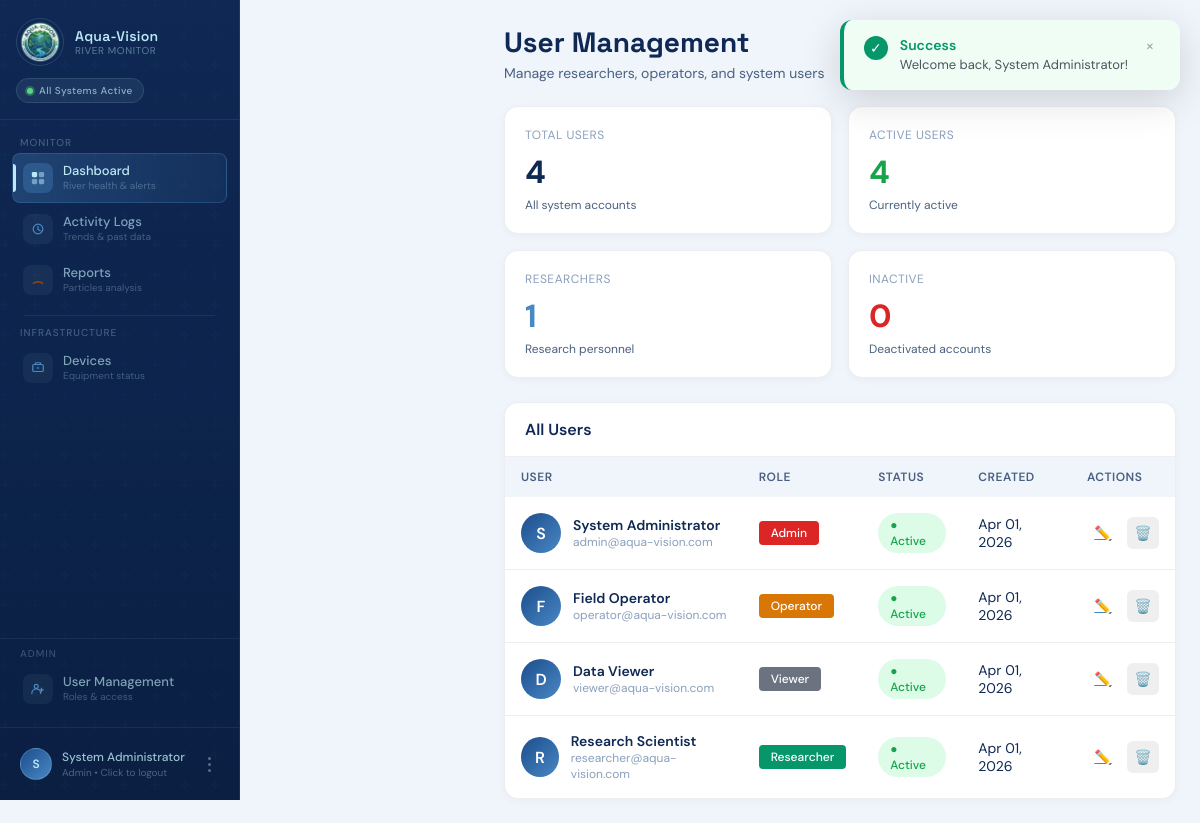
The page /apps/admin/users.php (signed in) on the database its author committed.
### tables this page shows
CREATE TABLE IF NOT EXISTS users (
    user_id INT AUTO_INCREMENT PRIMARY KEY,
    username VARCHAR(50) UNIQUE NOT NULL,
    email VARCHAR(100) UNIQUE NOT NULL,
    password_hash VARCHAR(255) NOT NULL,
    full_name VARCHAR(100) NOT NULL,
    role ENUM('admin', 'operator', 'viewer', 'researcher') DEFAULT 'viewer',
    is_active BOOLEAN DEFAULT TRUE,
    created_at TIMESTAMP DEFAULT CURRENT_TIMESTAMP,
    updated_at TIMESTAMP DEFAULT CURRENT_TIMESTAMP ON UPDATE CURRENT_TIMESTAMP
);

### apps/admin/users.php (the view, shortened to what this page needs)
<?php
require_once __DIR__ . '/../../database/config.php';
$action = $_GET['action'] ?? 'list';
$users = getAllUsers($conn);
function getAllUsers($conn) {
    $sql = "SELECT user_id, username, email, full_name, role, is_active, created_at, updated_at
            FROM users
            ORDER BY created_at DESC";
    $result = $conn->query($sql);
    return $result ? $result->fetch_all(MYSQLI_ASSOC) : [];
}
function getRoleBadgeColor($role) {
    switch ($role) {
        case 'admin':
            return '#dc2626';
        case 'operator':
            return '#d97706';
        case 'researcher':
            return '#059669';
        case 'viewer':
            return '#6b7280';
    }
}
$totalUsers = count($users);
$activeUsers = count(array_filter($users, fn($u) => $u['is_active']));
$inactiveUsers = $totalUsers - $activeUsers;
$researcherCount = count(array_filter($users, fn($u) => $u['role'] === 'researcher'));
?>
<!DOCTYPE html>
<html lang="en">
<head>
</head>
<body>
    <?php include __DIR__ . '/../../assets/navigation.php'; ?>
    <?php include __DIR__ . '/../../assets/toast.php'; ?>
    <div class="main-content">
        <div class="page-header">
            <div>
                <h1 class="page-title">User Management</h1>
                <p class="page-subtitle">Manage researchers, operators, and system users</p>
            </div>
            <?php if ($action === 'list'): ?>
                <a href="?action=add" class="btn btn-primary">
                    <span>+</span> Add New User
                </a>
            <?php endif; ?>
        </div>
        <?php if ($action === 'list'): ?>
            <div class="stats-grid">
                <div class="stat-card">
                    <div class="stat-label">Total Users</div>
                    <div class="stat-value"><?= $totalUsers ?></div>
                    <div class="stat-change">All system accounts</div>
                </div>
                <div class="stat-card">
                    <div class="stat-label">Active Users</div>
                    <div class="stat-value" style="color: var(--good);"><?= $activeUsers ?></div>
                    <div class="stat-change">Currently active</div>
                </div>
                <div class="stat-card">
                    <div class="stat-label">Researchers</div>
                    <div class="stat-value" style="color: var(--c3);"><?= $researcherCount ?></div>
                    <div class="stat-change">Research personnel</div>
                </div>
                <div class="stat-card">
                    <div class="stat-label">Inactive</div>
                    <div class="stat-value" style="color: var(--crit);"><?= $inactiveUsers ?></div>
                    <div class="stat-change">Deactivated accounts</div>
                </div>
            </div>
            <div class="card">
                <div class="card-header">
                    <h2 class="card-title">All Users</h2>
                </div>
                <?php if (empty($users)): ?>
                    <div class="empty-state">
                        <div class="empty-state-icon">👥</div>
                        <div class="empty-state-title">No users found</div>
                        <div class="empty-state-text">Get started by adding your first user.</div>
                    </div>
                <?php else: ?>
                    <table class="data-table">
                        <thead>
                            <tr>
                                <th>User</th>
                                <th>Role</th>
                                <th>Status</th>
                                <th>Created</th>
                                <th>Actions</th>
                            </tr>
                        </thead>
                        <tbody>
                            <?php foreach ($users as $u): ?>
                                <tr>
                                    <td>
                                        <div class="user-info">
                                            <div class="user-avatar">
                                                <?= strtoupper(substr($u['full_name'], 0, 1)) ?>
                                            </div>
                                            <div class="user-details">
                                                <span class="user-name"><?= htmlspecialchars($u['full_name']) ?></span>
                                                <span class="user-email"><?= htmlspecialchars($u['email']) ?></span>
                                            </div>
                                        </div>
                                    </td>
                                    <td>
                                        <span class="role-badge" style="background: <?= getRoleBadgeColor($u['role']) ?>">
                                            <?= ucfirst($u['role']) ?>
                                        </span>
                                    </td>
                                    <td>
                                        <?php if ($u['is_active']): ?>
                                            <span class="badge badge-success">● Active</span>
                                        <?php else: ?>
                                            <span class="badge badge-danger">● Inactive</span>
                                        <?php endif; ?>
                                    </td>
                                    <td><?= date('M d, Y', strtotime($u['created_at'])) ?></td>
                                    <td>
                                        <div class="actions">
                                            <a href="?action=edit&id=<?= $u['user_id'] ?>" class="icon-btn edit" title="Edit">✏️</a>
                                            <form method="POST" style="display: inline;" onsubmit="return confirm('Are you sure you want to delete this user?');">
                                                <button type="submit" class="icon-btn delete" title="Delete">🗑️</button>
                                            </form>
                                        </div>
                                    </td>
                                </tr>
                            <?php endforeach; ?>
                        </tbody>
                    </table>
                <?php endif; ?>
            </div>
        <?php endif; ?>
    </div>
</body>
</html>

### assets/navigation.php (shortened to what this page needs)
<?php
$currentPage = $currentPage ?? 'overview';
$logoSrc = '/Aqua-Vision/assets/logo.png';
?>
<nav class="av-sidebar" id="av-sidebar" aria-label="Main navigation">
  <div class="av-logo-area">
    <div class="av-logo-row">
      <div class="av-logo-icon">
        <img src="<?= htmlspecialchars($logoSrc, ENT_QUOTES) ?>"
             alt="Aqua-Vision logo"
             onerror="this.style.display='none'">
      </div>
      <div class="av-logo-text">
        <span class="av-logo-title">Aqua-Vision</span>
        <span class="av-logo-sub">River Monitor</span>
      </div>
    </div>
    <div class="av-status-pill" role="status" aria-live="polite">
      <div class="av-status-dot"></div>
      <span class="av-status-label">All Systems Active</span>
    </div>
  </div>
  <div class="av-nav-section">
    <div class="av-section-label" aria-hidden="true">Monitor</div>
    <a href="/Aqua-Vision/apps/admin/dashboard.php"
       class="av-nav-item <?= $currentPage === 'overview' ? 'active' : '' ?>"
       aria-current="<?= $currentPage === 'overview' ? 'page' : 'false' ?>">
      <div class="av-nav-icon" aria-hidden="true">
      </div>
      <div class="av-nav-label-wrap">
        <div class="av-nav-label">Dashboard</div>
        <div class="av-nav-sublabel">River health &amp; alerts</div>
      </div>
    </a>
    <a href="/Aqua-Vision/apps/admin/activitylog.php"
       class="av-nav-item <?= $currentPage === 'history' ? 'active' : '' ?>"
       aria-current="<?= $currentPage === 'history' ? 'page' : 'false' ?>">
      <div class="av-nav-icon" aria-hidden="true">
        <svg viewBox="0 0 16 16" fill="none">
          <circle cx="8" cy="8" r="5.5" stroke="#4988C4" stroke-width="1.4"/>
          <path d="M8 5v3.5l2.5 1.5" stroke="#4988C4" stroke-width="1.4" stroke-linecap="round"/>
        </svg>
      </div>
      <div class="av-nav-label-wrap">
        <div class="av-nav-label">Activity Logs</div>
        <div class="av-nav-sublabel">Trends &amp; past data</div>
      </div>
    </a>
    <a href="/Aqua-Vision/apps/admin/reports.php"
       class="av-nav-item <?= $currentPage === 'reports' ? 'active' : '' ?>"
       aria-current="<?= $currentPage === 'reports' ? 'page' : 'false' ?>">
      <div class="av-nav-icon" aria-hidden="true">
        <svg viewBox="0 0 16 16" fill="none">
          <path d="M2 12 Q8 8, 14 12" stroke="#8B4513" stroke-width="1.5" fill="none"/>
          <circle cx="4" cy="11" r="1" fill="#8B4513"/>
          <circle cx="8" cy="10" r="1" fill="#8B4513"/>
          <circle cx="12" cy="11" r="1" fill="#8B4513"/>
        </svg>
      </div>
      <div class="av-nav-label-wrap">
        <div class="av-nav-label">Reports</div>
        <div class="av-nav-sublabel">Particles analysis</div>
      </div>
    </a>
    <div class="av-nav-divider" role="separator"></div>
    <div class="av-section-label" aria-hidden="true">Infrastructure</div>
    <a href="/Aqua-Vision/apps/admin/devices.php"
       class="av-nav-item <?= $currentPage === 'devices' ? 'active' : '' ?>"
       aria-current="<?= $currentPage === 'devices' ? 'page' : 'false' ?>">
      <div class="av-nav-icon" aria-hidden="true">
        <svg viewBox="0 0 16 16" fill="none">
          <rect x="2" y="4" width="12" height="8" rx="1.5" stroke="#4988C4" stroke-width="1.4"/>
          <path d="M5 4V3a1 1 0 011-1h4a1 1 0 011 1v1" stroke="#4988C4" stroke-width="1.4"/>
          <circle cx="8" cy="8" r="1.5" fill="#4988C4" opacity="0.6"/>
        </svg>
      </div>
      <div class="av-nav-label-wrap">
        <div class="av-nav-label">Devices</div>
        <div class="av-nav-sublabel">Equipment status</div>
      </div>
    </a>
  </div>
  <div class="av-admin-section">
    <div class="av-admin-label" aria-hidden="true">Admin</div>
    <a href="/Aqua-Vision/apps/admin/users.php"
       class="av-nav-item <?= $currentPage === 'users' ? 'active' : '' ?>"
       aria-current="<?= $currentPage === 'users' ? 'page' : 'false' ?>">
      <div class="av-nav-icon" aria-hidden="true">
        <svg viewBox="0 0 16 16" fill="none">
          <circle cx="6" cy="5" r="2.2" stroke="#4988C4" stroke-width="1.4"/>
          <path d="M1 13c0-2.76 2.24-5 5-5s5 2.24 5 5" stroke="#4988C4" stroke-width="1.4" stroke-linecap="round"/>
          <path d="M12 7v4M10 9h4" stroke="#4988C4" stroke-width="1.4" stroke-linecap="round"/>
        </svg>
      </div>
      <div class="av-nav-label-wrap">
        <div class="av-nav-label">User Management</div>
        <div class="av-nav-sublabel">Roles &amp; access</div>
      </div>
    </a>
  </div>
  <div class="av-user-footer">
    <div class="av-user-card" role="button" tabindex="0" aria-label="Logout" onclick="showLogoutModal()">
      <div class="av-avatar" aria-hidden="true"><?= strtoupper(substr($_SESSION['user_name'] ?? 'U', 0, 1)) ?></div>
      <div class="av-user-info">
        <div class="av-user-name"><?= htmlspecialchars($_SESSION['user_name'] ?? 'User') ?></div>
        <div class="av-user-role"><?= ucfirst($_SESSION['user_role'] ?? 'User') ?> • Click to logout</div>
      </div>
      <div class="av-user-menu-btn" aria-hidden="true">
        <div class="av-dot"></div>
        <div class="av-dot"></div>
        <div class="av-dot"></div>
      </div>
    </div>
  </div>
</nav>
<?php include __DIR__ . '/toast.php'; ?>

### assets/toast.php (shortened to what this page needs)
<div id="toastContainer" class="toast-container"></div>

### apps/admin/users.php (style rules this page uses)
*, *::before, *::after { box-sizing: border-box; margin: 0; padding: 0; }
:root { --c1: #0F2854; --c2: #1C4D8D; --c3: #4988C4; --c4: #BDE8F5; --bg: #f0f5fb; --surface: #fff; --border: rgba(15,40,84,.08); --text: #0F2854; --text2: #4a6080; --text3: #8aa0bc; --good: #16a34a; --good-bg: #dcfce7; --warn: #d97706; --warn-bg: #fef3c7; --crit: #dc2626; --crit-bg: #fee2e2; --radius: 14px; --radius-sm: 8px; --sidebar-w: 240px; }
body { font-family: 'DM Sans', sans-serif; background: var(--bg); min-height: 100vh; }
.main-content { margin-left: var(--sidebar-w); padding: 24px; }
.page-header { display: flex; justify-content: space-between; align-items: center; margin-bottom: 24px; }
.page-title { font-family: 'Space Grotesk', sans-serif; font-size: 28px; font-weight: 700; color: var(--c1); }
.page-subtitle { font-size: 14px; color: var(--text2); margin-top: 4px; }
.stats-grid { display: grid; grid-template-columns: repeat(4, 1fr); gap: 16px; margin-bottom: 24px; }
.stat-card { background: var(--surface); border-radius: var(--radius); padding: 20px; border: 1px solid var(--border); box-shadow: 0 2px 8px rgba(15,40,84,0.04); }
.stat-label { font-size: 12px; color: var(--text3); text-transform: uppercase; letter-spacing: 0.5px; }
.stat-value { font-size: 32px; font-weight: 700; color: var(--c1); margin-top: 8px; }
.stat-change { font-size: 12px; color: var(--text2); margin-top: 4px; }
.card { background: var(--surface); border-radius: var(--radius); border: 1px solid var(--border); overflow: hidden; box-shadow: 0 2px 8px rgba(15,40,84,0.04); }
.card-header { padding: 16px 20px; border-bottom: 1px solid var(--border); display: flex; justify-content: space-between; align-items: center; }
.card-title { font-size: 16px; font-weight: 600; color: var(--c1); }
.data-table { width: 100%; border-collapse: collapse; }
.data-table th { background: var(--bg); padding: 12px 16px; text-align: left; font-size: 12px; font-weight: 600; color: var(--text2); text-transform: uppercase; letter-spacing: 0.5px; }
.data-table td { padding: 16px; border-bottom: 1px solid var(--border); font-size: 14px; color: var(--text); }
.data-table tr:last-child td { border-bottom: none; }
.badge { display: inline-flex; align-items: center; gap: 6px; padding: 4px 12px; border-radius: 20px; font-size: 12px; font-weight: 500; }
.badge-success { background: var(--good-bg); color: var(--good); }
.role-badge { display: inline-flex; align-items: center; padding: 4px 12px; border-radius: 4px; font-size: 12px; font-weight: 500; color: white; }
.btn { display: inline-flex; align-items: center; gap: 8px; padding: 10px 20px; border-radius: var(--radius-sm); font-size: 14px; font-weight: 500; cursor: pointer; border: none; text-decoration: none; transition: all 0.2s; }
.btn-primary { background: var(--c2); color: white; }
.icon-btn { width: 32px; height: 32px; border-radius: 6px; display: inline-flex; align-items: center; justify-content: center; border: none; cursor: pointer; font-size: 14px; transition: all 0.2s; }
.icon-btn.edit { color: var(--c3); }
.icon-btn.delete { color: var(--crit); }
.user-info { display: flex; align-items: center; gap: 12px; }
.user-avatar { width: 40px; height: 40px; border-radius: 50%; background: linear-gradient(135deg, var(--c2), var(--c3)); display: flex; align-items: center; justify-content: center; color: white; font-weight: 600; font-size: 16px; }
.user-details { display: flex; flex-direction: column; }
.user-name { font-weight: 600; color: var(--c1); }
.user-email { font-size: 12px; color: var(--text3); }
.actions { display: flex; gap: 8px; }
@media (max-width: 1200px) { .stats-grid { grid-template-columns: repeat(2, 1fr); } }

### assets/toast.php (style rules this page uses)
.toast-container { position: fixed; top: 20px; right: 20px; z-index: 10000; display: flex; flex-direction: column; gap: 10px; max-width: 400px; }

### rows shown on the page
users: full_name "S", full_name "System Administrator", email "admin@aqua-vision.com", role "Admin", is_active "● Active", created_at "Apr 01, 2026"
users: full_name "F", full_name "Field Operator", email "operator@aqua-vision.com", role "Operator", is_active "● Active", created_at "Apr 01, 2026"
users: full_name "D", full_name "Data Viewer", email "viewer@aqua-vision.com", role "Viewer", is_active "● Active", created_at "Apr 01, 2026"
users: full_name "R", full_name "Research Scientist", email "researcher@aqua-vision.com", role "Researcher", is_active "● Active", created_at "Apr 01, 2026"

### other values the page prints
substr($_SESSION['user_name'] ?? 'U', 0, 1) "S"
$_SESSION['user_name'] "System Administrator"
$_SESSION['user_role'] "Admin"
$totalUsers "4"
$activeUsers "4"
$researcherCount "1"
$inactiveUsers "0"
